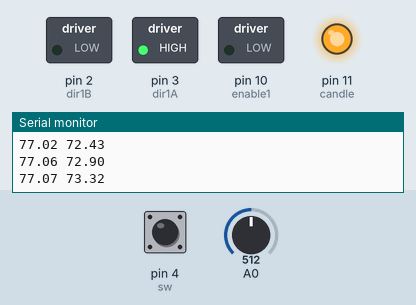
Simulated run of this sketch. Board: Arduino Uno, built with avr-gcc and run on an emulated ATmega328P. On the bench: switched loads named in the sketch (green lamp = pin HIGH), output pins drawn as LEDs (lit = HIGH), the last lines printed to the serial monitor. The test bench sets the inputs (shaded band); at power-on: A0 = 512, pin 4 (sw) HIGH.

Above: at 1.7 s.
1.8 s: A0 set to 306
At 2.4 s:
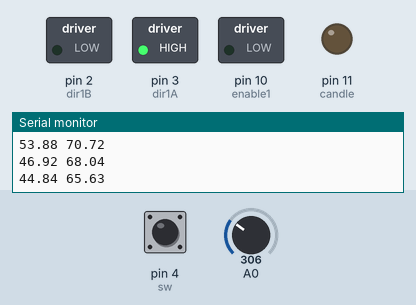
3.4 s: pin 4 (sw) pulled LOW for 0.25 s
At 4.3 s:
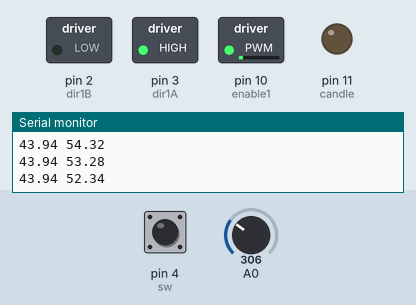
5.1 s: pin 4 (sw) pulled LOW for 1 s
At 6.3 s:
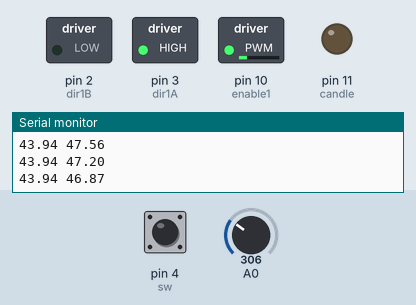
9.1 s: pin 4 (sw) pulled LOW for 0.25 s
At 9.9 s:
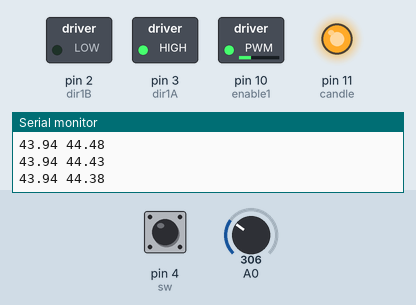
11.1 s: A0 set to 245
At 11.6 s:
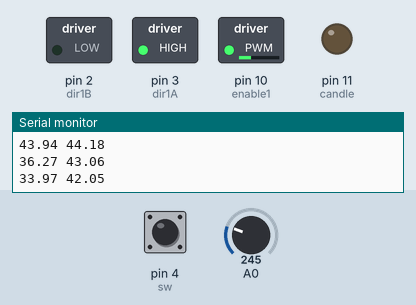
14.1 s: A0 set to 265
At 14.6 s:
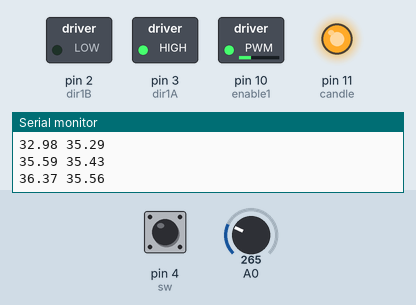
Timing chart, 0 to 16.7 s (numbered marks = the images above; inputs shaded):
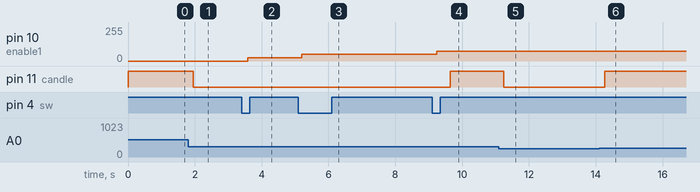

Measured:
- after the input at 1.8 s, pin 11 (candle): HIGH → LOW after 0.16 s
- after the input at 3.4 s, pin 10 (enable1): 0/255 → 25/255 after 0.18 s
- after the input at 5.1 s, pin 10 (enable1): 25/255 → 50/255 after 0.10 s
- after the input at 9.1 s, pin 10 (enable1): 50/255 → 75/255 after 0.14 s
- after the input at 11.1 s, pin 11 (candle): HIGH → LOW after 0.15 s
- after the input at 14.1 s, pin 11 (candle): LOW → HIGH after 0.17 s

The sketch:

WindPlusTherm.ino
```cpp
/* This program combines the wind generation and thermistor sketches
 * UW ESP4T
*/
int enable1 = 10;
int dir1A = 3;
int dir1B = 2;
int sw = 4;
int dir = HIGH;  //motor direction. Use HIGH or LOW as needed
int Mspeed = 0;
int prevsw = LOW;
float ASlow = .1;    //controls responsiveness of moving average
float AFast = .7;
float slowAverage = 70.;  //avg temp initial guess
float fastAverage = 70;   //instantaneous temp initial guess
int candle = 11;           //candle LED pin number
float deltaT = .5;        //temp difference to blow out candle
int outputDelay = 200;    //time between Serial.println

void setup()
{
  //set up the H-bridge
  pinMode(enable1, OUTPUT);
  pinMode(dir1A, OUTPUT);
  pinMode(dir1B, OUTPUT);
  pinMode(sw, INPUT_PULLUP);
  digitalWrite(enable1, LOW); // initially motor off
  digitalWrite(dir1A, dir);   //initial direction
  digitalWrite(dir1B, !dir);
  pinMode(candle, OUTPUT);
  digitalWrite(candle, HIGH); //initial candle is on
  Serial.begin(115200);  //make sure serial plotter set to 115200
  for (int k=0; k<500; k++) {  //quickly clears plot window of garbage
    Serial.print(slowAverage); Serial.print(" "); Serial.println(slowAverage); //clear plot screen
  }
}
void loop()
{
  //Here is the Thermistor section of the code
  int vDivider = analogRead(A0);  //read voltage divider output
  float Rt = 10000.0 * ((1023.0 / vDivider - 1));  //thermistor resistance
  float logRt = log(Rt);
  //Use Steinhart-Hart equation to compute temp - degree Kelvin
  float tempK = 1/(0.001129148+(0.000234125+(0.0000000876741*logRt*logRt))*logRt);
  float tempC = tempK - 273.15;            // Convert Kelvin to Celsius
  float tempF = (tempC * 9.0) / 5.0 + 32.0; // Convert Celsius to Fahrenheit
  //update averages and turn on off candle if wind is blowing
  slowAverage = ASlow * tempF + (1. - ASlow) * slowAverage; //running avg temp
  fastAverage = AFast * tempF + (1. - AFast) * fastAverage; //running avg temp
  if (fastAverage < slowAverage - deltaT) digitalWrite(candle, LOW); //blows out candle
  else digitalWrite(candle, HIGH);

//Here is the motor control part
  int cursw = digitalRead(sw);
  if (cursw == LOW && prevsw == HIGH) {  //check for button push
    delay(10); //debounce switch
    Mspeed = Mspeed + 25;
  }
  prevsw = cursw;
  if (Mspeed > 255) {  //Max PWM hit.
    Mspeed = 0;
  }
  analogWrite(enable1, Mspeed);
  //output results: formatted for best use in Serial Plotter
  Serial.print(fastAverage); Serial.print(" ");
  Serial.println(slowAverage);
  delay(outputDelay);
}
```
